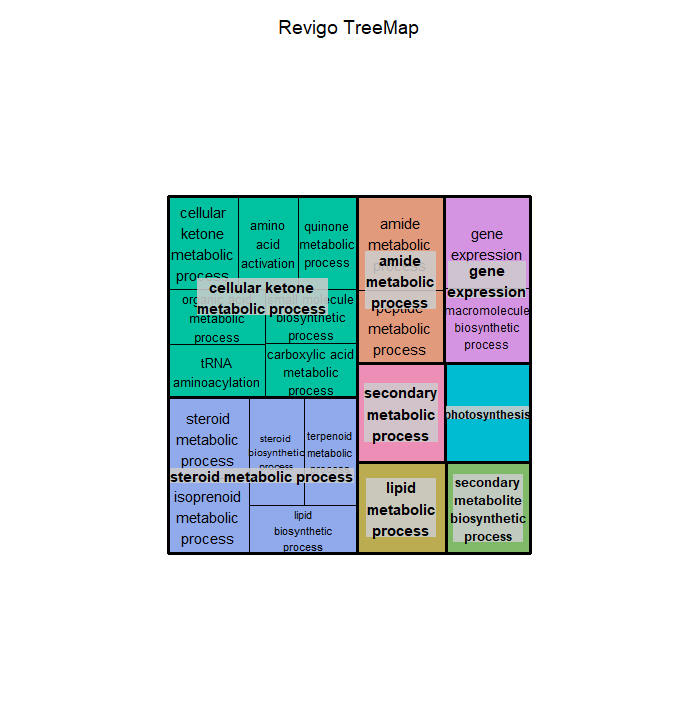

R code for this plot:
# A treemap R script produced by the Revigo server at http://revigo.irb.hr/
# If you found Revigo useful in your work, please cite the following reference:
# Supek F et al. "REVIGO summarizes and visualizes long lists of Gene Ontology
# terms" PLoS ONE 2011. doi:10.1371/journal.pone.0021800

# author: Anton Kratz <anton.kratz@gmail.com>, RIKEN Omics Science Center, Functional Genomics Technology Team, Japan
# created: Fri, Nov 02, 2012  7:25:52 PM
# last change: Fri, Nov 09, 2012  3:20:01 PM

# -----------------------------------------------------------------------------
# If you don't have the treemap package installed, uncomment the following line:
# install.packages( "treemap" );
library(treemap) 								# treemap package by Martijn Tennekes

# Set the working directory if necessary
# setwd("C:/Users/username/workingdir");

# --------------------------------------------------------------------------
# Here is your data from Revigo. Scroll down for plot configuration options.

revigo.names <- c("term_ID","description","frequency","uniqueness","dispensability","representative");
revigo.data <- rbind(c("GO:0006629","lipid metabolic process",4.558650411488468,0.8782935454374463,0.03428066,"lipid metabolic process"),
c("GO:0008202","steroid metabolic process",0.25984788976451706,0.6995668042373843,0.06249771,"steroid metabolic process"),
c("GO:0006694","steroid biosynthetic process",0.14729326057246497,0.6393403311369804,0.4725869,"steroid metabolic process"),
c("GO:0006720","isoprenoid metabolic process",0.5931910685927647,0.6535472352760123,0.53200408,"steroid metabolic process"),
c("GO:0006721","terpenoid metabolic process",0.3306922127989305,0.6114736217605554,0.61076577,"steroid metabolic process"),
c("GO:0008610","lipid biosynthetic process",2.7358634658696603,0.5599559624668082,0.67552632,"steroid metabolic process"),
c("GO:0010467","gene expression",9.706370753664654,0.8490655656265158,0.0801484,"gene expression"),
c("GO:0009059","macromolecule biosynthetic process",15.258385035486357,0.6902432948475458,0.28055017,"gene expression"),
c("GO:0015979","photosynthesis",0.23078372268274303,0.8924157864314464,0.02544878,"photosynthesis"),
c("GO:0019748","secondary metabolic process",0.40536164365481797,0.9403943492391099,0,"secondary metabolic process"),
c("GO:0042180","cellular ketone metabolic process",0.46003407605618213,0.6942274392467119,0.0628428,"cellular ketone metabolic process"),
c("GO:0006082","organic acid metabolic process",8.895121929802153,0.5803946312268449,0.65731846,"cellular ketone metabolic process"),
c("GO:0019752","carboxylic acid metabolic process",8.61761202044457,0.5364004352047055,0.62971678,"cellular ketone metabolic process"),
c("GO:0043038","amino acid activation",0.9991846865833046,0.5955748318331119,0.59655099,"cellular ketone metabolic process"),
c("GO:0043039","tRNA aminoacylation",0.9985360813440113,0.5503822287084099,0.32055808,"cellular ketone metabolic process"),
c("GO:0044283","small molecule biosynthetic process",6.034460163531009,0.5379601152953619,0.43184243,"cellular ketone metabolic process"),
c("GO:1901661","quinone metabolic process",0.2951552980470796,0.5836231800828139,0.28569676,"cellular ketone metabolic process"),
c("GO:0043603","amide metabolic process",6.518961624921768,0.8842370681765802,0.05064561,"amide metabolic process"),
c("GO:0006518","peptide metabolic process",5.3920715559926595,0.6916848937565164,0.12977678,"amide metabolic process"),
c("GO:0044550","secondary metabolite biosynthetic process",0.30917182357724615,0.8286886250775454,0.02610808,"secondary metabolite biosynthetic process"));

stuff <- data.frame(revigo.data);
names(stuff) <- revigo.names;

stuff$frequency <- as.numeric( as.character(stuff$frequency) );
stuff$uniqueness <- as.numeric( as.character(stuff$uniqueness) );
stuff$dispensability <- as.numeric( as.character(stuff$dispensability) );


# check the tmPlot command documentation for all possible parameters - there are a lot more
treemap(
  stuff,
  index = c("representative","description"),
  vSize = "uniqueness",
  type = "categorical",
  vColor = "representative",
  title = "Revigo TreeMap",
  inflate.labels = FALSE,      # set this to TRUE for space-filling group labels - good for posters
  lowerbound.cex.labels = 0,   # try to draw as many labels as possible (still, some small squares may not get a label)
  position.legend = "none"
)

dev.off()
